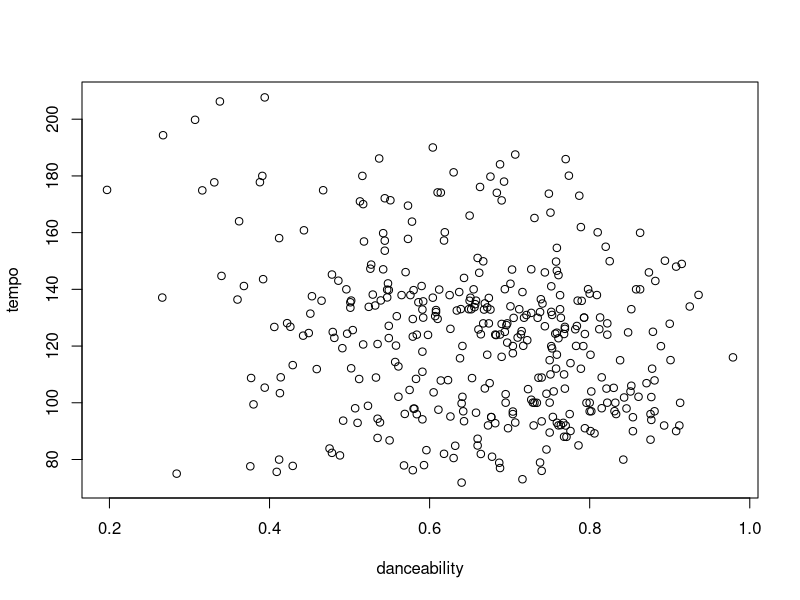
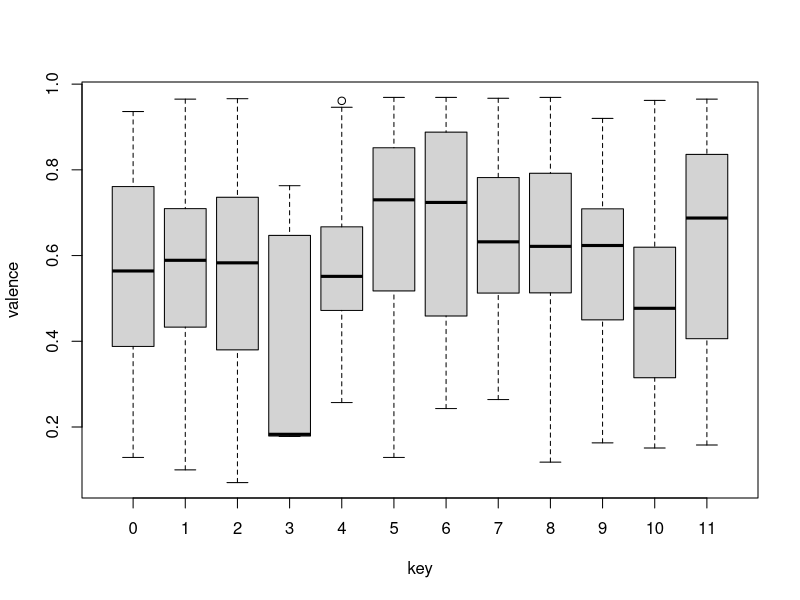

Write the R code that produced these figures, in order.
library(dplyr)

# Get the Spotify file
file <- read.csv("spotifyplaylists.csv")
# Getting overviews of the files
head(file)
str(file)
dim(file)

# Turn the file into a data frame
data_frame <- read.csv("spotifyplaylists.csv")


# Use a pipe on the data frame to calculate statistics

# Finding the average duration
data_frame %>%
  summarise(aveDur = mean(duration_ms))


# Finding the average number of beats
data_frame %>%
  summarise(aveBeats = mean(tempo))


# Finding the proportion of songs for each mode
# Mode 1
data_frame %>%
  # Note that summarise creates a new data frame, so we can just find the
  # Length of this data frame for each mode
  # Filter data frame for only column entries that have 1 for their mode
  filter(mode == 1) %>%
  # Use summarise to count the number of rows for this filtered data frame
  summarise(mode1_prop = n() / nrow(data_frame))
# Mode 0
data_frame %>%
  filter(mode == 0) %>%
  summarise(mode0_prop = n() / nrow(data_frame))


# Finding the total duration of each playlist
df <- read.csv("spotifyplaylists.csv")
df %>%
  count(playlist_id)
# FINISH


# Finding the average valence for each mode
df %>%
  # how to automate this so it does this for each mode automatically?


  # Finding the loudest song
  data_frame() %>%
  filter(loudness == max(loudness)) %>%
  select(c("track_name", "loudness", "danceability"))


# Finding the most and least dancable song
least_danceable <- min(data_frame["danceability"])
most_danceable <- max(data_frame["danceability"])
data_frame %>%
  filter(danceability == least_danceable | danceability == most_danceable) %>%
  select(c("track_name", "danceability"))


# Find how many songs are more danceable that the loudest song
loudest_song_dance <- 0.8 # From above
data_frame %>%
  filter(danceability > loudest_song_dance) %>%
  summarise(Number_of_Songs = n())

# The five happiest songs
data_frame[order(data_frame$liveness, decreasing = TRUE), ]
data_frame <- data_frame[1:5, ]
data_frame %>%
  summarise(Name = track_name, Happiness = liveness)

# Creating a scatterplot of danceability vs tempo
df <- read.csv("spotifyplaylists.csv")
new_data_frame <- select(df, c("danceability", "tempo"))
plot(new_data_frame)

# Creating a box plot for valence grouped by each key
boxplot(valence ~ key, data = df)